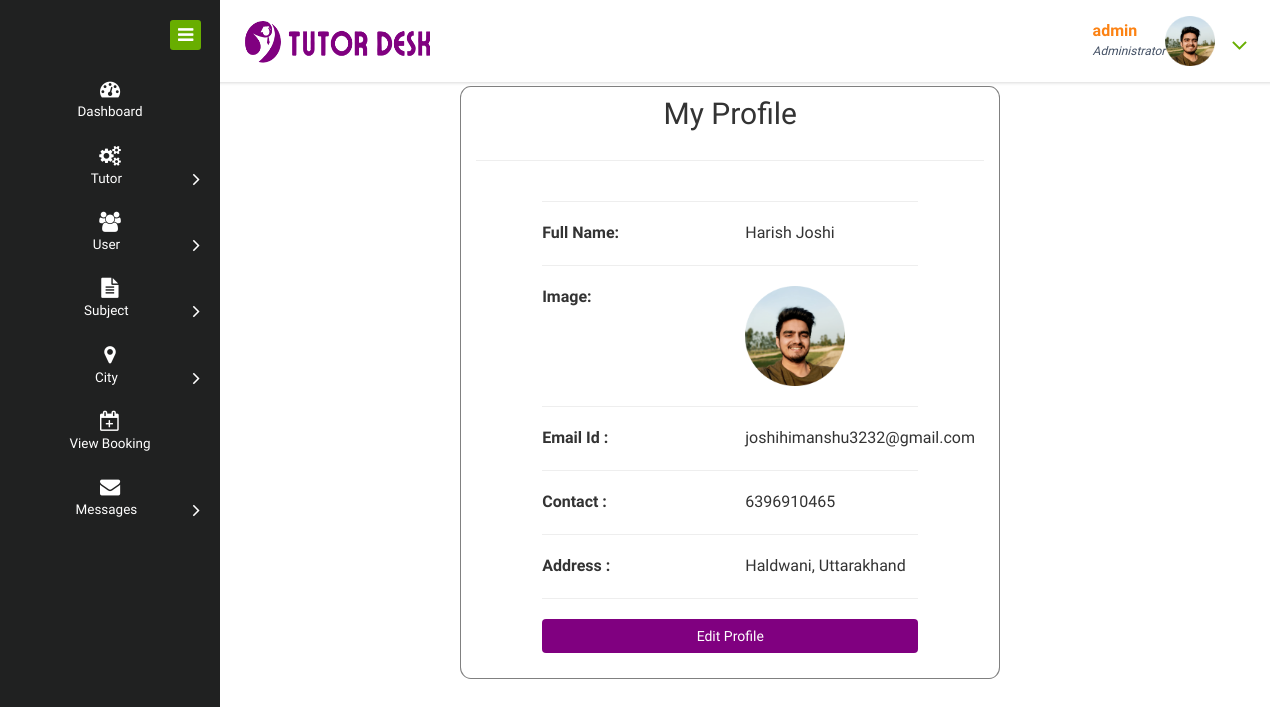
/admin_profile (signed in), run on the app's committed database.
### home_service/models.py (models this page shows, shortened)
class Customer(models.Model):
    user = models.ForeignKey(User, on_delete=models.CASCADE, null=True)
    contact = models.CharField(max_length=100, null=True)
    address = models.CharField(max_length=100, null=True)
    image = models.FileField(null=True)

### home_service/views.py (the view)
# urls.py: path('admin_profile',admin_profile,name="admin_profile"),
def admin_profile(request):
    dic = notification()
    user = User.objects.get(id=request.user.id)
    pro = Customer.objects.get(user=user)
    d = {'pro':pro,'new': dic['new'], 'count': dic['count']}
    return render(request,'admin_profile.html',d)

### home_service/views.py (called while the page is built)
def notification():
    status = Status.objects.get(status='pending')
    new = Service_Man.objects.filter(status=status)
    count=0
    for i in new:
        count+=1
    d = {'count':count,'new':new}
    return d

### home_service/templates/admin_profile.html
{% extends 'admin_navigation.html' %}
{% load static %}{% block body %}
<div class="container" style="width:50%; margin-bottom:5%; background:white;border-radius:2%; border:1px solid grey; ">
    <h2 align="center">My Profile</h2>
    <hr>
    <div align="left" class="container-fluid" style="width:80%;margin-bottom:5%">
        <hr>
        <div class="row">
            <div class="col-md-6 div2">
                <strong>Full Name:</strong>
            </div>
            <div class="col-md-6 div1">
                {{pro.user.first_name}} {{pro.user.last_name}}
            </div>
        </div>
        <hr>
        <div class="row">
            <div class="col-md-6 div2">
                <strong>Image:</strong>
            </div>
            <div class="col-md-6">
                <img src="{{pro.image.url}}" style="width:100px;height:100px"></img>
            </div>
        </div>
        <hr>
        <div class="row">
            <div class="col-md-6 div2">
                <strong>Email Id :</strong>
            </div>
            <div class="col-md-6 div1">
                {{pro.user.email}}
            </div>
        </div>
        <hr>
        <div class="row">
            <div class="col-md-6 div2">
                <strong>Contact :</strong>
            </div>
            <div class="col-md-6 div1">
                {{pro.contact}}
            </div>
        </div>
        <hr>
        <div class="row">
            <div class="col-md-6 div2">
                <strong>Address :</strong>
            </div>
            <div class="col-md-6 div1">
                {{pro.address}}
            </div>
        </div>
        <hr>
        <a href="{% url 'edit_admin_profile' %}"><button class="btn"
                style="width:100%; background-color:#800080; color: #fff;">Edit
                Profile</button></a>
    </div>
</div>
{% endblock %}

### home_service/templates/admin_navigation.html (shortened to what this page needs)
<!DOCTYPE HTML>
{% load static %}
<html>
    <head>
        <link href="{% static 'css2/bootstrap.css' %}" media="all" rel="stylesheet" type="text/css">
        <link href="{% static 'css2/style.css' %}" media="all" rel="stylesheet" type="text/css" />
        <link href="{% static 'css2/font-awesome.css' %}" rel="stylesheet">
    </head>
    <body>
        <div class="page-container">
            <div class="left-content">
                <div class="mother-grid-inner">
                    <div class="header-main fixed">
                        <div class="header-left">
                            <div class="logo-name" style="width:100%">
                                <a class="navbar-brand" href="{% url 'admin_home' %}"><img height="60px"
                                        src="/static/images/logo.png" width="200px"></a>
                            </div>
                            <div class="clearfix"></div>
                        </div>
                        <div class="profile_details">
                            <ul>
                                <li class="dropdown profile_details_drop">
                                    <a aria-expanded="false" class="dropdown-toggle" data-toggle="dropdown" href="#">
                                        <div class="profile_img">
                                            <span><img alt="" width="50px" height="50px"
                                                    src="/media/harish-joshi.png"></span>
                                            <div class="user-name">
                                                <p>{{request.user.username}}</p>
                                                <span>Administrator</span>
                                            </div>
                                            <i class="fa fa-angle-down lnr"></i>
                                        </div>
                                    </a>
                                </li>
                            </ul>
                        </div>
                        <div class="clearfix"></div>
                    </div>
                </div>
                <div class="inner-block" style="padding-top:8%; position: relative;">
                    {% block body %}
                    {% endblock %}
                </div>
            </div>
            <div class="sidebar-menu" style="min-height: 100vh; position: fixed;">
                <div class="logo"><a class="sidebar-icon" href="#">
                        <span class="fa fa-bars"></span> </a>
                    </div>
                <div class="menu">
                    <ul id="menu">
                        <li id="menu-home"><a href="{% url 'admin_home' %}"><i
                                    class="fa fa-tachometer"></i><span>Dashboard</span></a></li>
                        <li><a href="#"><i class="fa fa-cogs"></i><span>Tutor</span><span class="fa fa-angle-right"
                                    style="float: right"></span></a>
                        </li>
                        <li id="menu-comunicacao"><a href="#"><i class="fa fa-users"></i><span>User</span><span
                                    class="fa fa-angle-right" style="float: right"></span></a>
                        </li>
                        <li id="menu-academico"><a href="#"><i class="fa fa-file-text"></i><span>Subject</span><span
                                    class="fa fa-angle-right" style="float: right"></span></a>
                        </li>
                        <li id="menu-academico"><a href="#"><i class="fa fa-map-marker"></i><span>City</span><span
                                    class="fa fa-angle-right" style="float: right"></span></a>
                        </li>
                        <li><a href="{% url 'admin_order' %}"><i class="fa fa-calendar-plus-o"></i><span>View Booking</span></a>
                        </li>
                        <li><a href="#"><i class="fa fa-envelope"></i><span>Messages</span><span
                                    class="fa fa-angle-right" style="float: right"></span></a>
                        </li>
                    </ul>
                </div>
            </div>
        </div>
    </body>
</html>

### home_service/templates/admin_navigation.html (style rules this page uses)
h2, h4 { padding: 10Px; }

### data on the page
Customer: user.first_name "Harish", user.last_name "Joshi", image (picture), user.email "joshihimanshu3232@gmail.com", contact "6396910465", address "Haldwani, Uttarakhand"

### other printed values
{{ request.user.username }} "admin"
